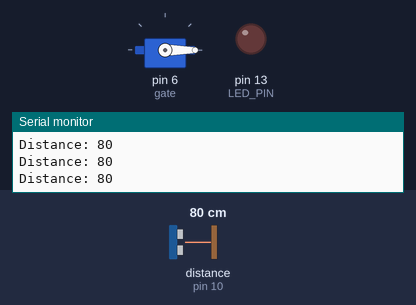
A sketch run on a simulated Arduino Uno, built with avr-gcc and run on an emulated ATmega328P. Shown: servo, output pins drawn as LEDs (lit = HIGH), the last lines printed to the serial monitor. Wiring (from diagram.json): ultrasonic range finder: trigger pin 9; echo pin 10. Dashed ring = blinking. Inputs (shaded band) come from the test bench; at power-on: distance to the obstacle (sensor on pin 10) 80 cm. The echo pulse lasts 58.3 µs per cm; pins used as bus, display or sensor lines are not drawn.

Above: at 1.2 s.
1.3 s: distance to the obstacle (sensor on pin 10) set to 54 cm
2.8 s: distance to the obstacle (sensor on pin 10) set to 46 cm
At 3.15 s:
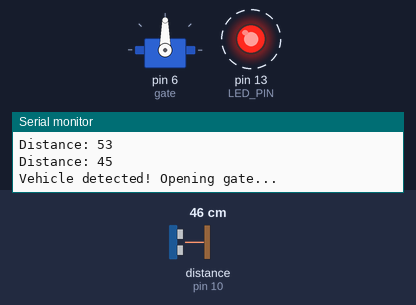
At 8.8 s:
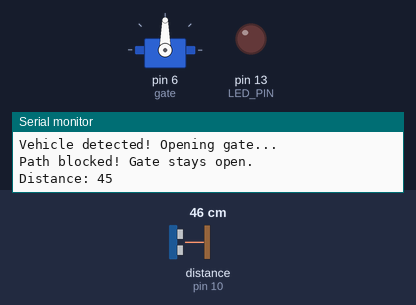
Timing chart, 0 to 10.3 s (numbered marks = the images above; inputs shaded):
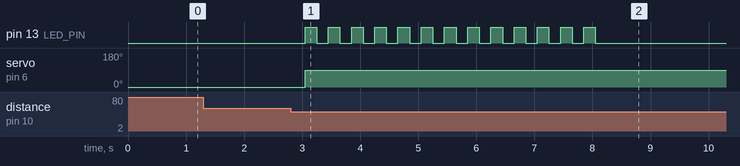

The sketch:

sketch.ino
```cpp
#include <Servo.h>

Servo gate;

const int TRIG_PIN = 9;
const int ECHO_PIN = 10;
const int LED_PIN  = 13;
const int THRESHOLD_CM = 50;

bool gateOpen = false;

long getDistance() {
  digitalWrite(TRIG_PIN, LOW);
  delayMicroseconds(2);
  digitalWrite(TRIG_PIN, HIGH);
  delayMicroseconds(10);
  digitalWrite(TRIG_PIN, LOW);
  long duration = pulseIn(ECHO_PIN, HIGH);
  return duration / 58;
}

void blinkLED(int durationMs) {
  unsigned long start = millis();
  while (millis() - start < durationMs) {
    digitalWrite(LED_PIN, HIGH); delay(200);
    digitalWrite(LED_PIN, LOW);  delay(200);
  }
}

void setup() {
  gate.attach(6);
  pinMode(TRIG_PIN, OUTPUT);
  pinMode(ECHO_PIN, INPUT);
  pinMode(LED_PIN,  OUTPUT);
  gate.write(0);
  Serial.begin(9600);
}

void loop() {
  long dist = getDistance();
  Serial.print("Distance: "); Serial.println(dist);

  if (dist < THRESHOLD_CM && !gateOpen) {
    gateOpen = true;
    Serial.println("Vehicle detected! Opening gate...");
    gate.write(90);
    blinkLED(5000);

    long clearCheck = getDistance();
    if (clearCheck > THRESHOLD_CM) {
      Serial.println("Path clear. Closing gate.");
      gate.write(0);
      digitalWrite(LED_PIN, LOW);
      gateOpen = false;
    } else {
      Serial.println("Path blocked! Gate stays open.");
    }
  }
  delay(300);
}
```

Measured:
- the behaviour switches between 51 and 50 cm on distance to the obstacle (sensor on pin 10) (found by bisection; images 0 and 1)
- after the input at 2.8 s, pin 13 (LED_PIN): alternates HIGH for 0.20 s and LOW for 0.20 s, 26 changes in all, then stays LOW, starting after 0.25 s; servo on pin 6 (gate): 0° → 90° after 0.25 s
